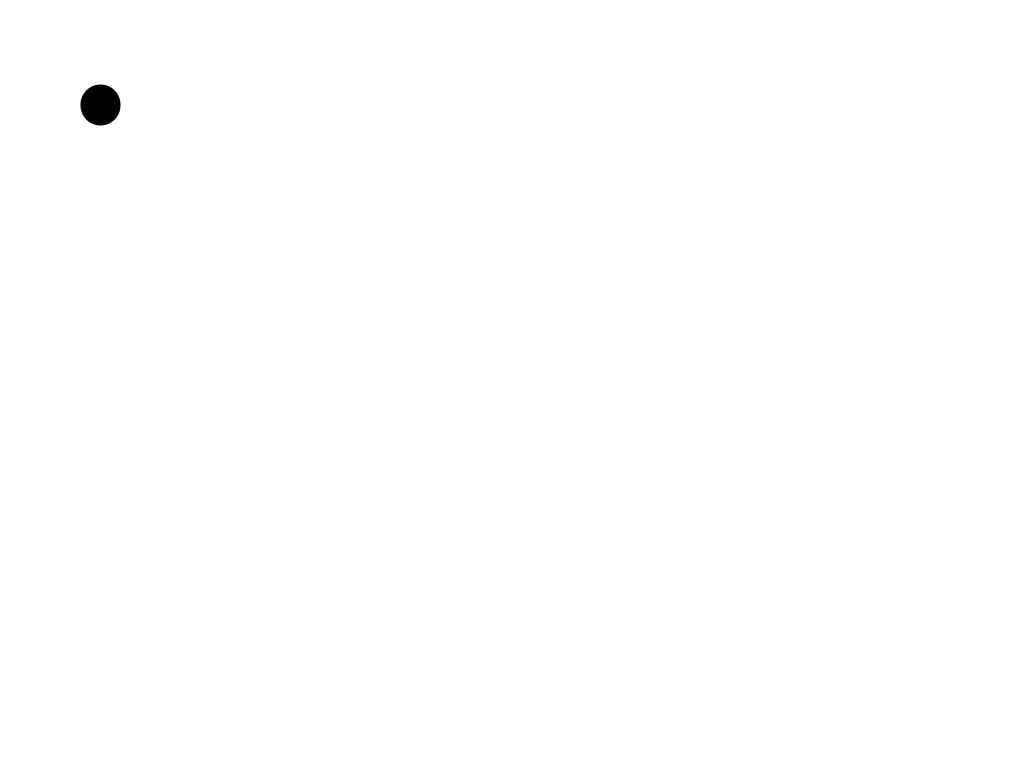
Frame 1 (no input)
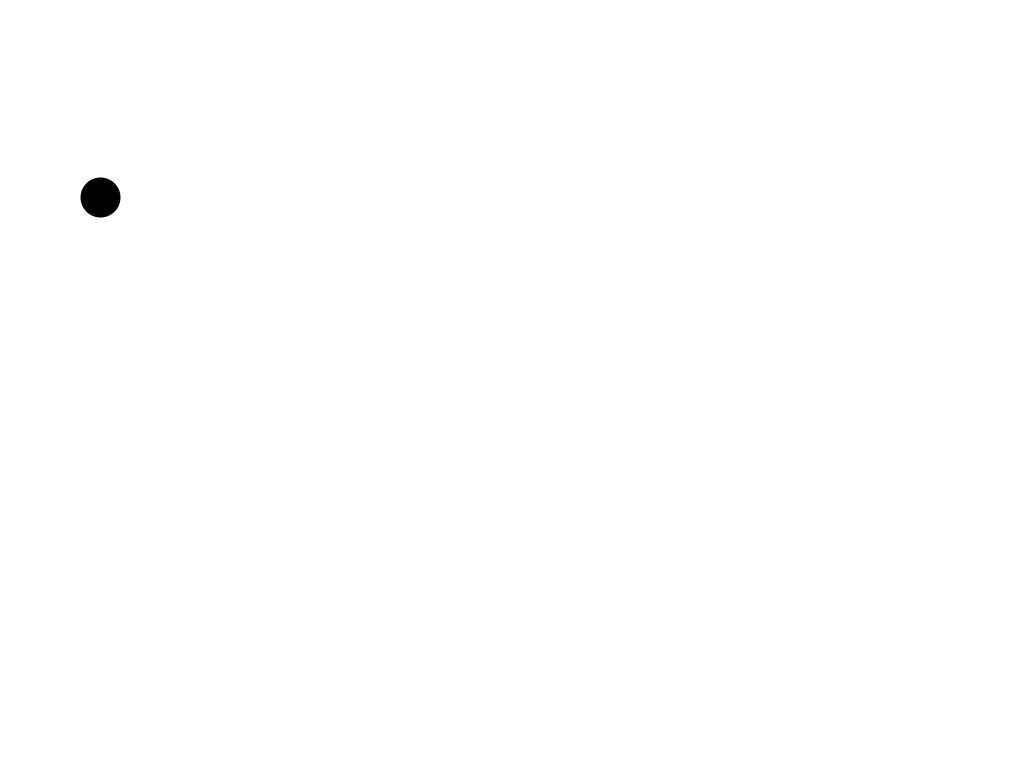
Frame 60 (the mouse pressed at the canvas centre just before this capture)
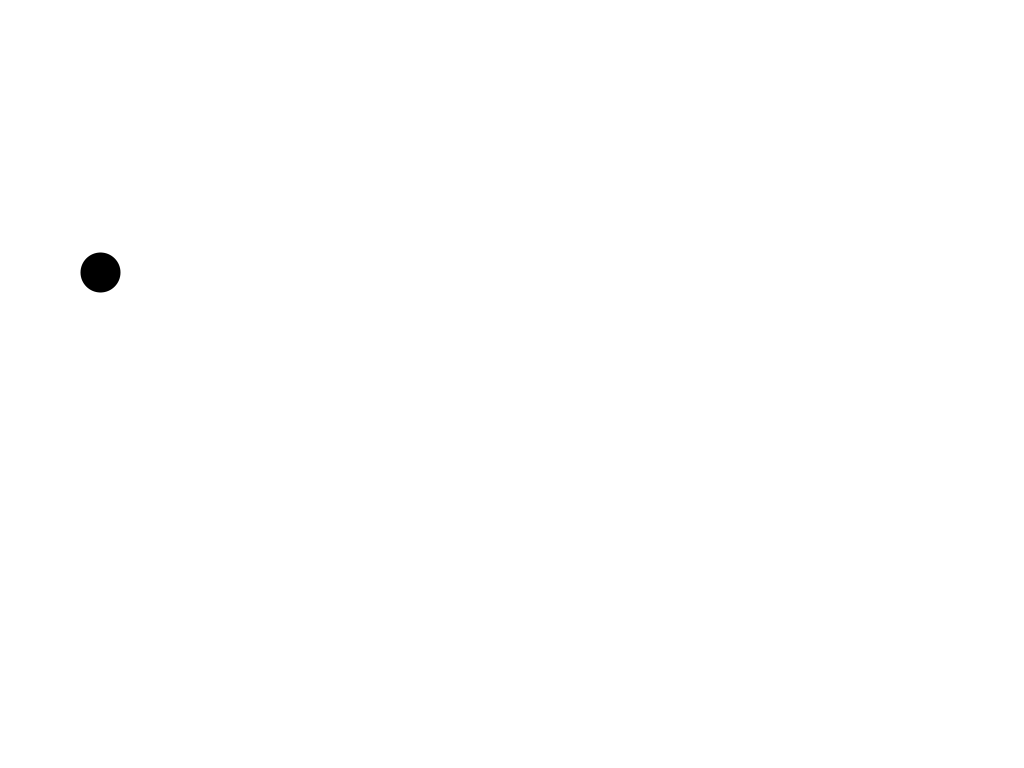
Frame 120 (the mouse held since frame 60 and released just before this capture)

The Processing sketch that drew these frames (run headless with seeded random() and noise(); from frame 60 on, the mouse is pressed at the canvas centre):

// Processing sketch: Examples001
// ── Examples001.pde
int canvasWidth = 1024;
int canvasHeight = 768;
int axisX = 100;
float axisY = 100;
boolean isDown = true;
float easing = 1.05;

public void settings() {
  size(1024, 768);
}

void setup() {
}

void draw() {
  background(255); // Fondo blanco
  stroke(0); //
  strokeWeight(40);
  strokeCap(ROUND);
//   fill(255, 0, 0); // Color rojo
//   ellipse(canvasWidth / 2, canvasHeight / 2, 50, 50); // Círculo en el centro
//   line(150, 100, 250, 100); // Línea horizontal desde (150, 100) hasta (250, 100)
//   triangle(400, 50, 350, 50, 250, 50); // Triángulo con vértices en (300, 5), (350, 50) y (250, 50)
    point(axisX, axisY * easing); // Punto en la posición (100, 100)

    if(isDown) {
        if(axisY >= 250) {
            axisY += 0.5; // Aumentar la velocidad de movimiento hacia abajo
        }else {
            axisY += 1.5; // Mover el punto hacia la abajo
        }
    } else {
        if(axisY <= 150) {
            axisY -= 0.5; // Aumentar la velocidad de movimiento hacia arriba
        } else {
            axisY -= 1.5; // Mover el punto hacia la arriba
        }
    }
    if (axisY >= 300) {
      isDown = false; // Cambiar dirección a arriba
    } else if (axisY <= 100) {
      isDown = true; // Cambiar dirección a derecha
    }

}
